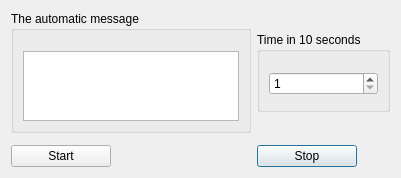
<?xml version="1.0" encoding="UTF-8"?>
<ui version="4.0">
 <class>automatic_posts_dialog</class>
 <widget class="QDialog" name="automatic_posts_dialog">
  <property name="geometry">
   <rect>
    <x>0</x>
    <y>0</y>
    <width>401</width>
    <height>164</height>
   </rect>
  </property>
  <property name="windowTitle">
   <string>Dialog</string>
  </property>
  <layout class="QGridLayout" name="gridLayout">
   <item row="0" column="0">
    <widget class="QGroupBox" name="groupBox_2">
     <property name="title">
      <string>The automatic message</string>
     </property>
     <layout class="QHBoxLayout" name="horizontalLayout_2">
      <property name="topMargin">
       <number>20</number>
      </property>
      <item>
       <widget class="QTextEdit" name="messageedit"/>
      </item>
     </layout>
    </widget>
   </item>
   <item row="0" column="1">
    <widget class="QGroupBox" name="groupBox">
     <property name="maximumSize">
      <size>
       <width>16777215</width>
       <height>80</height>
      </size>
     </property>
     <property name="title">
      <string>Time in 10 seconds</string>
     </property>
     <layout class="QHBoxLayout" name="horizontalLayout">
      <property name="topMargin">
       <number>15</number>
      </property>
      <item>
       <widget class="QSpinBox" name="timebox">
        <property name="minimum">
         <number>1</number>
        </property>
        <property name="maximum">
         <number>9999</number>
        </property>
       </widget>
      </item>
     </layout>
    </widget>
   </item>
   <item row="1" column="0">
    <widget class="QDialogButtonBox" name="buttonBox">
     <property name="orientation">
      <enum>Qt::Horizontal</enum>
     </property>
     <property name="standardButtons">
      <set>QDialogButtonBox::NoButton</set>
     </property>
    </widget>
   </item>
   <item row="2" column="1">
    <widget class="QPushButton" name="pbstop">
     <property name="maximumSize">
      <size>
       <width>100</width>
       <height>16777215</height>
      </size>
     </property>
     <property name="text">
      <string>Stop</string>
     </property>
    </widget>
   </item>
   <item row="2" column="0">
    <widget class="QPushButton" name="pbstart">
     <property name="maximumSize">
      <size>
       <width>100</width>
       <height>16777215</height>
      </size>
     </property>
     <property name="text">
      <string>Start</string>
     </property>
    </widget>
   </item>
  </layout>
 </widget>
 <resources/>
 <connections>
  <connection>
   <sender>buttonBox</sender>
   <signal>accepted()</signal>
   <receiver>automatic_posts_dialog</receiver>
   <slot>accept()</slot>
   <hints>
    <hint type="sourcelabel">
     <x>248</x>
     <y>254</y>
    </hint>
    <hint type="destinationlabel">
     <x>157</x>
     <y>274</y>
    </hint>
   </hints>
  </connection>
  <connection>
   <sender>buttonBox</sender>
   <signal>rejected()</signal>
   <receiver>automatic_posts_dialog</receiver>
   <slot>reject()</slot>
   <hints>
    <hint type="sourcelabel">
     <x>316</x>
     <y>260</y>
    </hint>
    <hint type="destinationlabel">
     <x>286</x>
     <y>274</y>
    </hint>
   </hints>
  </connection>
 </connections>
</ui>
